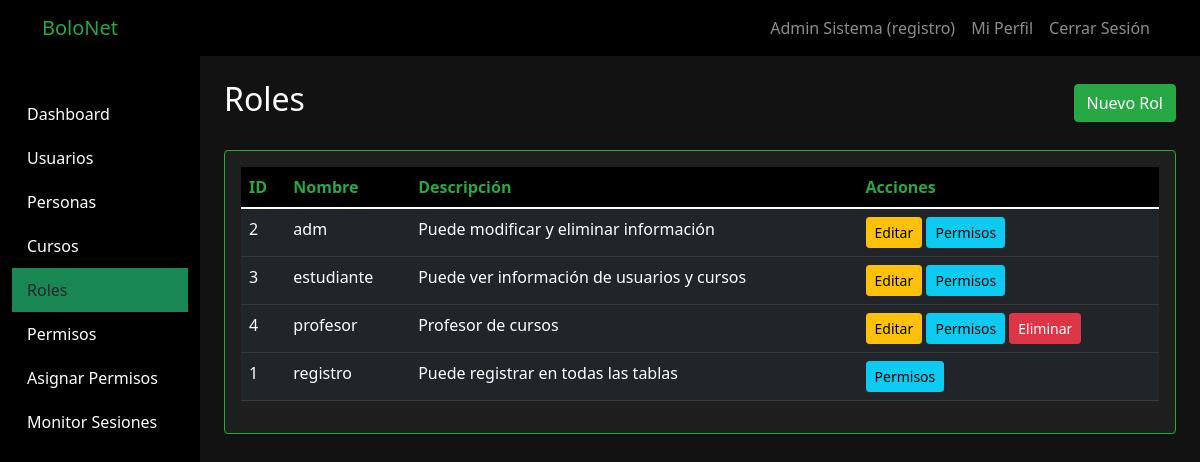
Screenshot of /roles.php (signed in) with the database file from the repository.
### tables this page shows
CREATE TABLE rol (
    id INT PRIMARY KEY AUTO_INCREMENT,
    nombre VARCHAR(50) NOT NULL UNIQUE,
    descripcion VARCHAR(100) NOT NULL
);

### controllers/RolController.php (called while the page is built, shortened)
<?php
class RolController {
    private $rol;
    public function __construct() {
        require_once __DIR__ . '/../models/Rol.php';
        require_once __DIR__ . '/../models/Usuario.php';
        $this->rol = new Rol();
    }
    public function index() {
        $roles = $this->rol->getAll();
        require_once __DIR__ . '/../views/layouts/header.php';
        require_once __DIR__ . '/../views/roles/index.php';
        require_once __DIR__ . '/../views/layouts/footer.php';
    }
}
?>

### models/Database.php (called while the page is built, shortened)
<?php
class Database {
    private static $connection = null;
    public static function getConnection() {
        if (self::$connection === null) {
            self::$connection = new mysqli(DB_HOST, DB_USER, DB_PASS, DB_NAME);
            self::$connection->set_charset("utf8");
        }
        return self::$connection;
    }
}

### models/Usuario.php (called while the page is built, shortened)
<?php
class Usuario
{
    private $db;
    public function __construct()
    {
        require_once __DIR__ . '/Database.php';
        $this->db = Database::getConnection();
    }
    public function hasPermission($usuario_id, $permiso_nombre)
    {
        $sql = "SELECT COUNT(*) as tiene FROM usuario u
                JOIN rol_permiso_detalle rpd ON u.rol_id = rpd.rol_id
                JOIN permiso p ON rpd.permiso_id = p.id
                WHERE u.id = ? AND p.nombre = ?";
        $stmt = $this->db->prepare($sql);
        $stmt->bind_param("is", $usuario_id, $permiso_nombre);
        $stmt->execute();
        $result = $stmt->get_result()->fetch_assoc();
        return $result['tiene'] > 0;
    }
}
?>

### models/Rol.php (called while the page is built, shortened)
<?php
class Rol {
    private $db;
    public function __construct() {
        require_once __DIR__ . '/Database.php';
        $this->db = Database::getConnection();
    }
    public function getAll() {
        $sql = "SELECT * FROM rol ORDER BY nombre";
        $result = $this->db->query($sql);
        return $result->fetch_all(MYSQLI_ASSOC);
    }
}
?>

### views/roles/index.php (the view, shortened to what this page needs)
<div class="d-flex justify-content-between align-items-center mb-4">
    <h2>Roles</h2>
    <?php
    require_once __DIR__ . '/../../models/Usuario.php';
    $usuario = new Usuario();
    if($usuario->hasPermission($_SESSION['user_id'], 'crear_rol')):
    ?>
    <a href="roles.php?action=create" class="btn btn-success">Nuevo Rol</a>
    <?php endif; ?>
</div>
<div class="card">
    <div class="card-body">
        <div class="table-responsive">
            <table class="table table-dark table-hover">
                <thead>
                    <tr>
                        <th>ID</th>
                        <th>Nombre</th>
                        <th>Descripción</th>
                        <th>Acciones</th>
                    </tr>
                </thead>
                <tbody>
                    <?php foreach($roles as $rol): ?>
                    <tr>
                        <td><?php echo $rol['id']; ?></td>
                        <td><?php echo htmlspecialchars($rol['nombre']); ?></td>
                        <td><?php echo htmlspecialchars($rol['descripcion']); ?></td>
                        <td>
                            <?php if($usuario->hasPermission($_SESSION['user_id'], 'editar_rol') && $rol['nombre'] != 'registro'): ?>
                            <a href="roles.php?action=edit&id=<?php echo $rol['id']; ?>" class="btn btn-warning btn-sm">Editar</a>
                            <?php endif; ?>
                            <?php if($usuario->hasPermission($_SESSION['user_id'], 'asignar_permisos')): ?>
                            <a href="rolpermiso.php?action=manage&id=<?php echo $rol['id']; ?>" class="btn btn-info btn-sm">Permisos</a>
                            <?php endif; ?>
                            <?php
                            $puede_eliminar_rol = false;
                            if($usuario->hasPermission($_SESSION['user_id'], 'eliminar_rol')) {
                                if($rol['nombre'] != 'registro' && $rol['nombre'] != 'adm' && $rol['nombre'] != 'estudiante') {
                                    $puede_eliminar_rol = true;
                                }
                            }
                            if($puede_eliminar_rol):
                            ?>
                            <a href="roles.php?action=delete&id=<?php echo $rol['id']; ?>" class="btn btn-danger btn-sm" onclick="return confirm('¿Eliminar rol?')">Eliminar</a>
                            <?php endif; ?>
                        </td>
                    </tr>
                    <?php endforeach; ?>
                </tbody>
            </table>
        </div>
    </div>
</div>

### views/layouts/header.php (style rules this page uses)
body { background-color: #121212 !important; color: #ffffff !important; }
.card { background-color: #1e1e1e !important; border-color: #28a745 !important; }
.table-dark { background-color: #1e1e1e !important; }
.table-dark th { background-color: #000000 !important; color: #28a745 !important; }
.btn-success { background-color: #28a745; border-color: #28a745; }

### rows the page displays
rol: id "2", nombre "adm", descripcion "Puede modificar y eliminar información"
rol: id "3", nombre "estudiante", descripcion "Puede ver información de usuarios y cursos"
rol: id "4", nombre "profesor", descripcion "Profesor de cursos"
rol: id "1", nombre "registro", descripcion "Puede registrar en todas las tablas"

### other values shown
SITE_NAME "BoloNet"
$_SESSION['user_name'] "Admin Sistema"
$_SESSION['user_role'] "registro"
